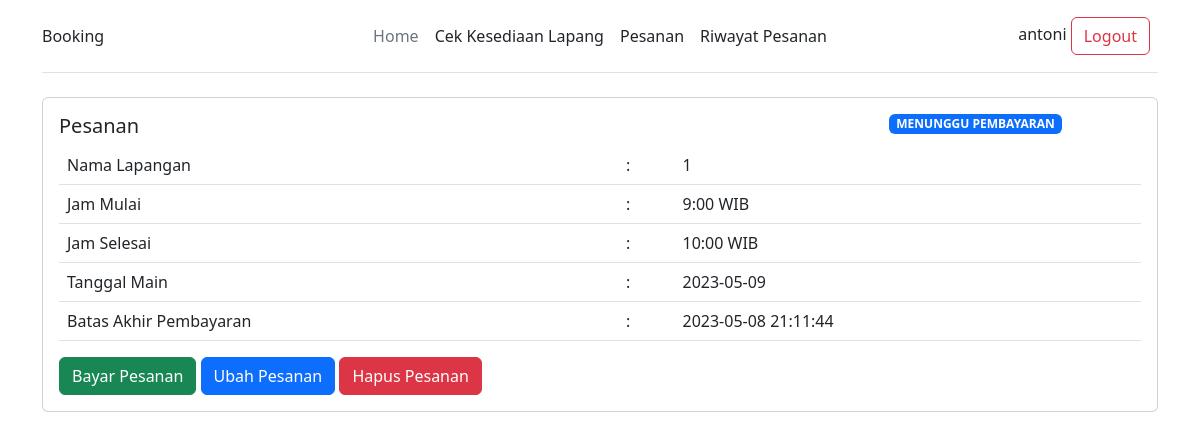
/pesanan.php (signed in), run on an earlier commit of the app's database.
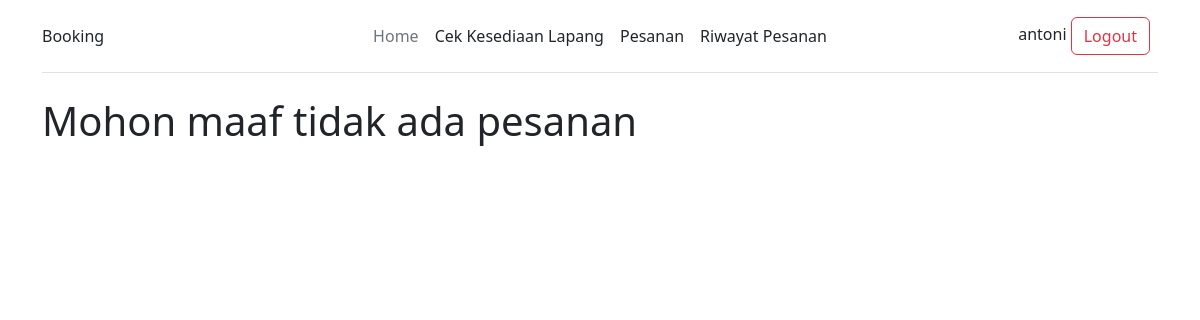
And on a later commit of the database.
### tables this page shows
CREATE TABLE `pemesanan` (
  `id` int(11) NOT NULL,
  `id_lapangan` int(11) NOT NULL,
  `id_user` int(11) NOT NULL,
  `tanggal` date NOT NULL,
  `waktu` int(11) NOT NULL,
  `status` varchar(50) NOT NULL,
  `expired` timestamp NOT NULL DEFAULT current_timestamp() ON UPDATE current_timestamp()
);

### pesanan.php (the view, shortened to what this page needs)
<?php
require_once('config.php');
$id = $_SESSION['id'];
$query = "SELECT * FROM pemesanan WHERE id_user = '$id' AND status='MENUNGGU PEMBAYARAN'";
$result = mysqli_query($conn, $query);
require_once('components/head.php');
require_once('components/nav.php');
?>
<div class="container">
    <?php if(mysqli_num_rows($result) == 0) : ?>
        <h1>Mohon maaf tidak ada pesanan</h1>
    <?php endif ?>
    <?php while($row = mysqli_fetch_assoc($result)) :?>
        <div class="card mt-3">
            <div class="card-body">
                <div class="row">
                    <div class="col-sm-9">
                        <h5 class="card-title">Pesanan</h5>
                    </div>
                    <div class="col-sm-3">
                        <span class="badge bg-primary"><?= $row['status'] ?></span>
                    </div>
                </div>
                <div class="row">
                    <div class="col-sm-12">
                    <table class="table table-responsive">
                    <tr>
                        <td>Nama Lapangan</td>
                        <td>:</td>
                        <td><?= $row['id_lapangan'] ?></td>
                    </tr>
                    <tr>
                        <td>Jam Mulai</td>
                        <td>:</td>
                        <td><?= $row['waktu']+8 ?>:00  WIB</td>
                    </tr>
                    <tr>
                        <td>Jam Selesai</td>
                        <td>:</td>
                        <td><?= $row['waktu']+9 ?>:00 WIB</td>
                    </tr>
                    <tr>
                        <td>Tanggal Main</td>
                        <td>:</td>
                        <td><?= $row['tanggal'] ?></td>
                    </tr>
                    <?php if($row['status']=="MENUNGGU PEMBAYARAN") : ?>
                        <tr>
                            <td>Batas Akhir Pembayaran</td>
                            <td>:</td>
                            <td><?= $row['expired'] ?></td>
                        </tr>
                    <?php endif ?>
                </table>
                    </div>
                </div>
                <?php if($row['status']=="MENUNGGU PEMBAYARAN") : ?>
                    <a id="bayarBtn" href="./bayar-pesanan.php?idp=<?=$row['id']?>" class="btn btn-success">Bayar Pesanan</a>
                    <a id="gantiBtn" href="./ganti-pesanan.php?idp=<?=$row['id']?>&tgl=<?= $row['tanggal']?>&lapangan=<?= $row['id_lapangan'] ?>" class="btn btn-primary">Ubah Pesanan</a>
                    <a id="hapusBtn" onclick="hapusPesanan(<?= $row['id']?>)" class="btn btn-danger">Hapus Pesanan</a>
                <?php endif ?>
            </div>
        </div>
    <?php endwhile ?>
</div>

What changed in the data, as far as the page shows it:
no longer on this page (row edited): pemesanan: status "MENUNGGU PEMBAYARAN", id_lapangan "1", $row['waktu']+8 "9", $row['waktu']+9 "10", tanggal "2023-05-09", expired "2023-05-08 21:11:44"
Also different on the page:
text now shown: "Mohon maaf tidak ada pesanan"
